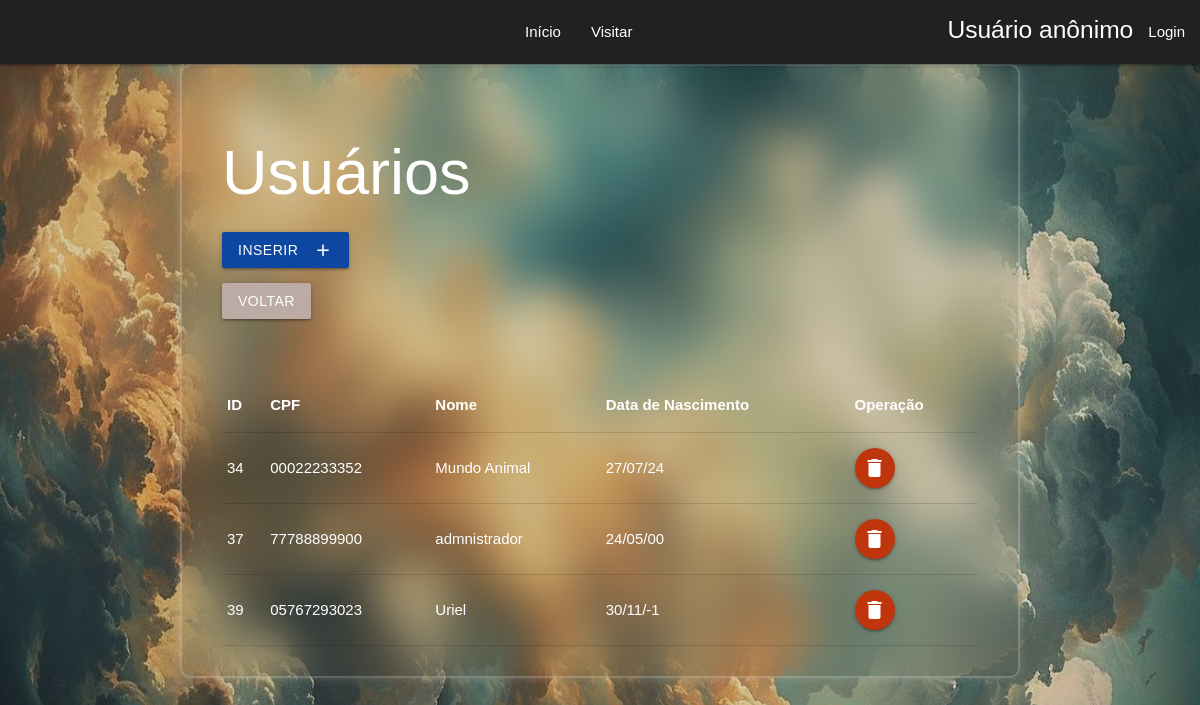
The page /crud_users.php on the database as committed earlier.
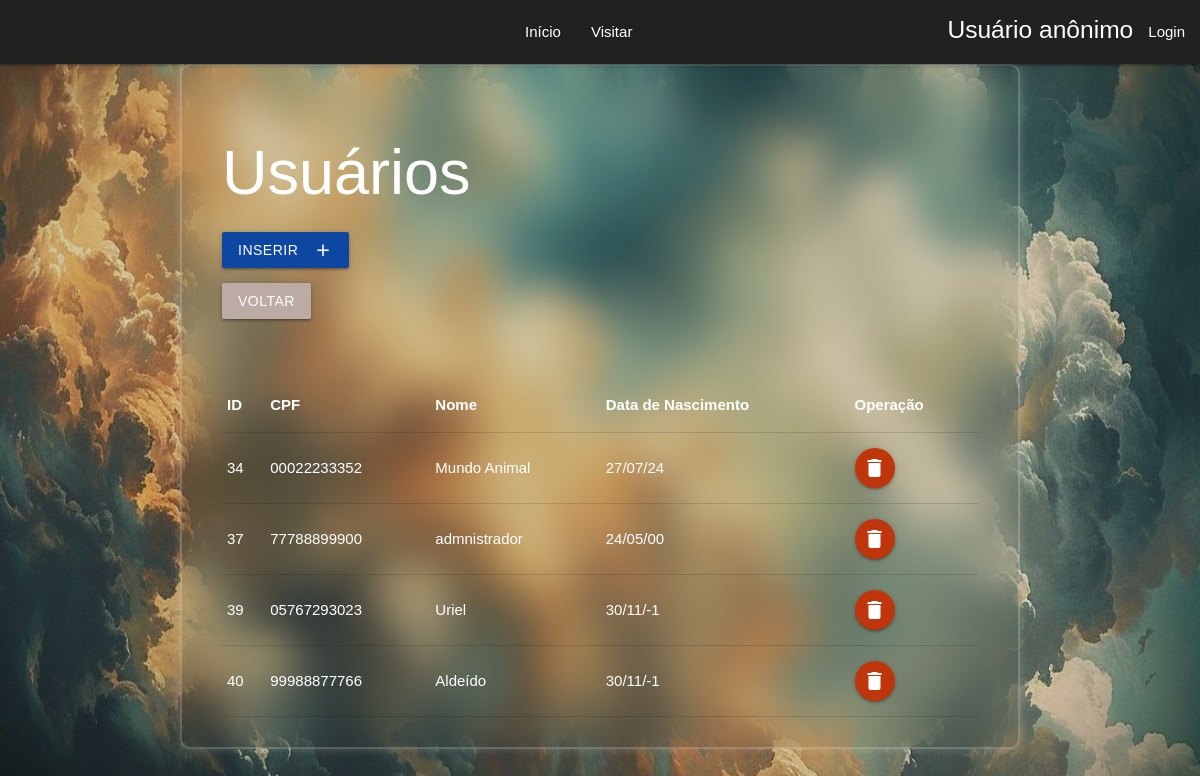
The same page on the database as committed later.
### tables this page shows
CREATE TABLE IF NOT EXISTS `usuario` (
  `id_usuario` int NOT NULL AUTO_INCREMENT,
  `nome` varchar(255) NOT NULL,
  `senha` varchar(255) NOT NULL,
  `data_nasc` date NOT NULL,
  `cpf` varchar(11) NOT NULL,
  `status` int NOT NULL,
  `foto_perfil` varchar(255) NOT NULL,
  `email` varchar(255) NOT NULL,
  PRIMARY KEY (`id_usuario`),
  UNIQUE KEY `email` (`email`)
);

### crud_users.php (the view, shortened to what this page needs)
<!DOCTYPE html>
<html>
<head>
    <link type="text/css" rel="stylesheet" href="css/materialize.min.css" media="screen,projection" />
    <link rel="stylesheet" href="css/styles.css">
</head>
<body>
    <?php include_once("header.php") ?>
    <?php include_once("conecta.php");
    $conexao = conectar(); ?>
    <main class="container wrappercont">
        <h1>Usuários</h1>
        <a href="form_cad_user.php" class="#0d47a1 blue darken-4 waves-effect waves-light btn"><i class="material-icons right">add</i>Inserir</a>
        <div class="col s2">
            <p> <a href="adm_form_museu.php" class="btn waves-effect waves-light brown  lighten-3">Voltar</a> </p>
        </div>
        <br> <br>
        <table>
            <thead>
                <tr>
                    <th>ID</th>
                    <th>CPF</th>
                    <th>Nome</th>
                    <th>Data de Nascimento</th>
                    <th>Operação</th>
                </tr>
            </thead>
            <tbody>
                <?php $sql = "SELECT * FROM usuario";
                $resultado = mysqli_query($conexao, $sql);
                while ($linha = mysqli_fetch_assoc($resultado)) { ?>
                    <tr>
                        <td> <?php echo $linha['id_usuario'] ?> </td>
                        <td> <?php echo $linha['cpf'] ?> </td>
                        <td> <?php echo $linha['nome'] ?> </td>
                        <td> <?php $dataNasc = date('d/m/y', strtotime($linha['data_nasc']));
                                echo $dataNasc; ?> </td>
                        <td><a href="#modal<?php echo $linha['id_usuario']; ?>" class="btn-floating btn-medium waves-effect waves-light #bf360c deep-orange darken-4 modal-trigger"><i class="material-icons">delete</i></a> </td>
                    </tr>
                <?php
                }
                ?>
            </tbody>
        </table>
    </main>
</body>
</html>

### header.php (shortened to what this page needs)
<?php
$pagina_Corrente = basename($_SERVER['SCRIPT_NAME']);
if (!(isset($_SESSION["usuario"]))) {
?>
<head>
    <link href="https://cdnjs.cloudflare.com/ajax/libs/materialize/1.0.0/css/materialize.min.css" rel="stylesheet">
</head>
    <header>
        <div class="navbar-fixed">
            <nav class="grey darken-4">
                <div class="nav-wrapper">
                    <ul class="right hide-on-med-and-down">
                        <li class="<?php if ($pagina_Corrente == 'index.php') { echo 'active'; } ?>">
                            <a href="index.php">Início</a>
                        </li>
                        <li style="margin-right: 300px;" class="<?php if ($pagina_Corrente == 'form_museu.php') { echo 'active'; } ?>">
                            <a href="form_museu.php">Visitar</a>
                        </li>
                        <li>
                            <h5>
                                <?php
                                    echo "Usuário anônimo";
                                ?>
                            </h5>
                        </li>
                        <li class="<?php if ($pagina_Corrente == 'form_login.php') { echo 'active'; } ?>">
                            <a href="form_login.php">Login</a>
                        </li>
                </div>
            </nav>
        </div>
    </header>
<?php
}
?>

### css/styles.css (style rules this page uses)
* { box-sizing: border-box; }
body { margin: 0; font-family: sans-serif; background: url('imagens/index1.jpg') no-repeat; background-size: 100% 100%; height: 100vh; background-attachment: fixed; }
.wrappercont { width: 1000px; background: transparent; border: 2px solid rgba(255, 255, 255, .2); backdrop-filter: blur(20px); box-shadow: 0 0 10px rgba(255, 255, 255, .2); color: #fff; border-radius: 10px; padding: 30px 40px; }

Rows that differ between the two databases and show on the page:
added usuario: id_usuario "40", cpf "99988877766", nome "Aldeído", data_nasc "30/11/-1"
